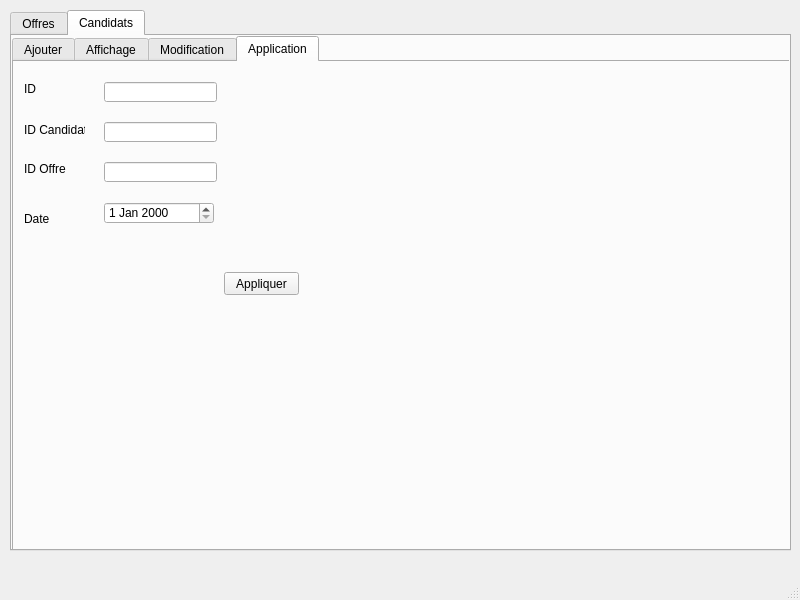
<?xml version="1.0" encoding="UTF-8"?>
<ui version="4.0">
 <class>ratr</class>
 <widget class="QMainWindow" name="ratr">
  <property name="geometry">
   <rect>
    <x>0</x>
    <y>0</y>
    <width>800</width>
    <height>600</height>
   </rect>
  </property>
  <property name="windowTitle">
   <string>ratr</string>
  </property>
  <widget class="QWidget" name="centralwidget">
   <widget class="QTabWidget" name="tabWidget">
    <property name="geometry">
     <rect>
      <x>10</x>
      <y>10</y>
      <width>781</width>
      <height>541</height>
     </rect>
    </property>
    <property name="currentIndex">
     <number>1</number>
    </property>
    <widget class="QWidget" name="tab_3">
     <attribute name="title">
      <string>Offres</string>
     </attribute>
     <widget class="QTabWidget" name="tabWidget_2">
      <property name="geometry">
       <rect>
        <x>0</x>
        <y>0</y>
        <width>771</width>
        <height>511</height>
       </rect>
      </property>
      <property name="currentIndex">
       <number>1</number>
      </property>
      <widget class="QWidget" name="tab_5">
       <attribute name="title">
        <string>Ajouter</string>
       </attribute>
       <widget class="QLabel" name="label">
        <property name="geometry">
         <rect>
          <x>10</x>
          <y>20</y>
          <width>47</width>
          <height>14</height>
         </rect>
        </property>
        <property name="text">
         <string>ID</string>
        </property>
       </widget>
       <widget class="QLabel" name="label_2">
        <property name="geometry">
         <rect>
          <x>10</x>
          <y>50</y>
          <width>47</width>
          <height>14</height>
         </rect>
        </property>
        <property name="text">
         <string>Titre</string>
        </property>
       </widget>
       <widget class="QLabel" name="label_3">
        <property name="geometry">
         <rect>
          <x>10</x>
          <y>80</y>
          <width>61</width>
          <height>16</height>
         </rect>
        </property>
        <property name="text">
         <string>Description</string>
        </property>
       </widget>
       <widget class="QLabel" name="label_4">
        <property name="geometry">
         <rect>
          <x>10</x>
          <y>110</y>
          <width>61</width>
          <height>16</height>
         </rect>
        </property>
        <property name="text">
         <string>Date Posted</string>
        </property>
       </widget>
       <widget class="QLabel" name="label_5">
        <property name="geometry">
         <rect>
          <x>10</x>
          <y>140</y>
          <width>61</width>
          <height>16</height>
         </rect>
        </property>
        <property name="text">
         <string>Exp Posted</string>
        </property>
       </widget>
       <widget class="QLineEdit" name="id_ajout">
        <property name="geometry">
         <rect>
          <x>90</x>
          <y>20</y>
          <width>113</width>
          <height>20</height>
         </rect>
        </property>
       </widget>
       <widget class="QLineEdit" name="titre_ajout">
        <property name="geometry">
         <rect>
          <x>90</x>
          <y>50</y>
          <width>113</width>
          <height>20</height>
         </rect>
        </property>
       </widget>
       <widget class="QLineEdit" name="description_ajout">
        <property name="geometry">
         <rect>
          <x>90</x>
          <y>80</y>
          <width>113</width>
          <height>20</height>
         </rect>
        </property>
       </widget>
       <widget class="QPushButton" name="add">
        <property name="geometry">
         <rect>
          <x>130</x>
          <y>180</y>
          <width>75</width>
          <height>23</height>
         </rect>
        </property>
        <property name="text">
         <string>Ajouter</string>
        </property>
       </widget>
       <widget class="QDateEdit" name="date_posted_ajout">
        <property name="geometry">
         <rect>
          <x>90</x>
          <y>110</y>
          <width>110</width>
          <height>22</height>
         </rect>
        </property>
       </widget>
       <widget class="QDateEdit" name="exp_posted_ajout">
        <property name="geometry">
         <rect>
          <x>90</x>
          <y>140</y>
          <width>110</width>
          <height>22</height>
         </rect>
        </property>
       </widget>
      </widget>
      <widget class="QWidget" name="tab_6">
       <attribute name="title">
        <string>Affichage</string>
       </attribute>
       <widget class="QLineEdit" name="rech">
        <property name="geometry">
         <rect>
          <x>10</x>
          <y>10</y>
          <width>291</width>
          <height>20</height>
         </rect>
        </property>
       </widget>
       <widget class="QPushButton" name="suppr">
        <property name="geometry">
         <rect>
          <x>160</x>
          <y>290</y>
          <width>75</width>
          <height>23</height>
         </rect>
        </property>
        <property name="text">
         <string>Supprimer</string>
        </property>
       </widget>
       <widget class="QLineEdit" name="id_suppr">
        <property name="geometry">
         <rect>
          <x>40</x>
          <y>290</y>
          <width>113</width>
          <height>20</height>
         </rect>
        </property>
       </widget>
       <widget class="QLabel" name="label_8">
        <property name="geometry">
         <rect>
          <x>20</x>
          <y>290</y>
          <width>47</width>
          <height>14</height>
         </rect>
        </property>
        <property name="text">
         <string>ID</string>
        </property>
       </widget>
       <widget class="QPushButton" name="trier">
        <property name="geometry">
         <rect>
          <x>210</x>
          <y>380</y>
          <width>75</width>
          <height>23</height>
         </rect>
        </property>
        <property name="text">
         <string>Trier ID</string>
        </property>
       </widget>
       <widget class="QPushButton" name="stat">
        <property name="geometry">
         <rect>
          <x>430</x>
          <y>380</y>
          <width>75</width>
          <height>23</height>
         </rect>
        </property>
        <property name="text">
         <string>Statistique</string>
        </property>
       </widget>
       <widget class="QPushButton" name="export_2">
        <property name="geometry">
         <rect>
          <x>510</x>
          <y>380</y>
          <width>75</width>
          <height>23</height>
         </rect>
        </property>
        <property name="text">
         <string>Export</string>
        </property>
       </widget>
       <widget class="QPushButton" name="trier_titre">
        <property name="geometry">
         <rect>
          <x>130</x>
          <y>380</y>
          <width>71</width>
          <height>23</height>
         </rect>
        </property>
        <property name="text">
         <string>Trier Titre</string>
        </property>
       </widget>
       <widget class="QPushButton" name="trier_desc">
        <property name="geometry">
         <rect>
          <x>30</x>
          <y>380</y>
          <width>91</width>
          <height>23</height>
         </rect>
        </property>
        <property name="text">
         <string>Trier Desciption</string>
        </property>
       </widget>
       <widget class="QTableView" name="tab_offre">
        <property name="geometry">
         <rect>
          <x>10</x>
          <y>40</y>
          <width>431</width>
          <height>231</height>
         </rect>
        </property>
       </widget>
       <widget class="QLabel" name="label_25">
        <property name="geometry">
         <rect>
          <x>310</x>
          <y>10</y>
          <width>61</width>
          <height>16</height>
         </rect>
        </property>
        <property name="text">
         <string>Recherche</string>
        </property>
       </widget>
       <widget class="QPushButton" name="qrcode">
        <property name="geometry">
         <rect>
          <x>350</x>
          <y>380</y>
          <width>75</width>
          <height>23</height>
         </rect>
        </property>
        <property name="text">
         <string>QR code</string>
        </property>
       </widget>
       <widget class="QLabel" name="qr_code">
        <property name="geometry">
         <rect>
          <x>450</x>
          <y>10</y>
          <width>311</width>
          <height>261</height>
         </rect>
        </property>
        <property name="text">
         <string/>
        </property>
       </widget>
      </widget>
      <widget class="QWidget" name="tab_7">
       <attribute name="title">
        <string>Modification</string>
       </attribute>
       <widget class="QLineEdit" name="id_modif">
        <property name="geometry">
         <rect>
          <x>100</x>
          <y>20</y>
          <width>113</width>
          <height>20</height>
         </rect>
        </property>
       </widget>
       <widget class="QLineEdit" name="titre_modif">
        <property name="geometry">
         <rect>
          <x>100</x>
          <y>60</y>
          <width>113</width>
          <height>20</height>
         </rect>
        </property>
       </widget>
       <widget class="QLineEdit" name="description_modif">
        <property name="geometry">
         <rect>
          <x>100</x>
          <y>100</y>
          <width>113</width>
          <height>20</height>
         </rect>
        </property>
       </widget>
       <widget class="QLabel" name="label_9">
        <property name="geometry">
         <rect>
          <x>20</x>
          <y>20</y>
          <width>47</width>
          <height>14</height>
         </rect>
        </property>
        <property name="text">
         <string>ID</string>
        </property>
       </widget>
       <widget class="QLabel" name="label_10">
        <property name="geometry">
         <rect>
          <x>20</x>
          <y>60</y>
          <width>47</width>
          <height>14</height>
         </rect>
        </property>
        <property name="text">
         <string>Titre</string>
        </property>
       </widget>
       <widget class="QLabel" name="label_11">
        <property name="geometry">
         <rect>
          <x>20</x>
          <y>100</y>
          <width>61</width>
          <height>16</height>
         </rect>
        </property>
        <property name="text">
         <string>Description</string>
        </property>
       </widget>
       <widget class="QLabel" name="label_12">
        <property name="geometry">
         <rect>
          <x>20</x>
          <y>140</y>
          <width>61</width>
          <height>16</height>
         </rect>
        </property>
        <property name="text">
         <string>Date Posted</string>
        </property>
       </widget>
       <widget class="QLabel" name="label_13">
        <property name="geometry">
         <rect>
          <x>20</x>
          <y>180</y>
          <width>61</width>
          <height>16</height>
         </rect>
        </property>
        <property name="text">
         <string>Exp posted</string>
        </property>
       </widget>
       <widget class="QPushButton" name="modif">
        <property name="geometry">
         <rect>
          <x>140</x>
          <y>220</y>
          <width>75</width>
          <height>23</height>
         </rect>
        </property>
        <property name="text">
         <string>Modifier</string>
        </property>
       </widget>
       <widget class="QDateEdit" name="date_posted_modif">
        <property name="geometry">
         <rect>
          <x>100</x>
          <y>140</y>
          <width>110</width>
          <height>22</height>
         </rect>
        </property>
       </widget>
       <widget class="QDateEdit" name="exp_posted_modif">
        <property name="geometry">
         <rect>
          <x>100</x>
          <y>170</y>
          <width>110</width>
          <height>22</height>
         </rect>
        </property>
       </widget>
      </widget>
     </widget>
    </widget>
    <widget class="QWidget" name="tab_4">
     <attribute name="title">
      <string>Candidats</string>
     </attribute>
     <widget class="QTabWidget" name="tabWidget_3">
      <property name="geometry">
       <rect>
        <x>0</x>
        <y>0</y>
        <width>781</width>
        <height>521</height>
       </rect>
      </property>
      <property name="currentIndex">
       <number>3</number>
      </property>
      <widget class="QWidget" name="tab_8">
       <attribute name="title">
        <string>Ajouter</string>
       </attribute>
       <widget class="QLabel" name="label_6">
        <property name="geometry">
         <rect>
          <x>10</x>
          <y>20</y>
          <width>47</width>
          <height>14</height>
         </rect>
        </property>
        <property name="text">
         <string>ID</string>
        </property>
       </widget>
       <widget class="QLabel" name="label_7">
        <property name="geometry">
         <rect>
          <x>10</x>
          <y>50</y>
          <width>47</width>
          <height>14</height>
         </rect>
        </property>
        <property name="text">
         <string>Nom</string>
        </property>
       </widget>
       <widget class="QLabel" name="label_14">
        <property name="geometry">
         <rect>
          <x>10</x>
          <y>80</y>
          <width>47</width>
          <height>14</height>
         </rect>
        </property>
        <property name="text">
         <string>Prenom</string>
        </property>
       </widget>
       <widget class="QLabel" name="label_15">
        <property name="geometry">
         <rect>
          <x>10</x>
          <y>140</y>
          <width>47</width>
          <height>14</height>
         </rect>
        </property>
        <property name="text">
         <string>Resume</string>
        </property>
       </widget>
       <widget class="QLabel" name="label_16">
        <property name="geometry">
         <rect>
          <x>10</x>
          <y>170</y>
          <width>61</width>
          <height>16</height>
         </rect>
        </property>
        <property name="text">
         <string>Numero tel</string>
        </property>
       </widget>
       <widget class="QLineEdit" name="cid_ajout">
        <property name="geometry">
         <rect>
          <x>90</x>
          <y>20</y>
          <width>113</width>
          <height>20</height>
         </rect>
        </property>
       </widget>
       <widget class="QLineEdit" name="cnom_ajout">
        <property name="geometry">
         <rect>
          <x>90</x>
          <y>50</y>
          <width>113</width>
          <height>20</height>
         </rect>
        </property>
       </widget>
       <widget class="QLineEdit" name="cprenom_ajout">
        <property name="geometry">
         <rect>
          <x>90</x>
          <y>80</y>
          <width>113</width>
          <height>20</height>
         </rect>
        </property>
       </widget>
       <widget class="QLineEdit" name="cresume_ajout">
        <property name="geometry">
         <rect>
          <x>90</x>
          <y>140</y>
          <width>113</width>
          <height>20</height>
         </rect>
        </property>
       </widget>
       <widget class="QLineEdit" name="ctel_ajout">
        <property name="geometry">
         <rect>
          <x>90</x>
          <y>170</y>
          <width>113</width>
          <height>20</height>
         </rect>
        </property>
       </widget>
       <widget class="QPushButton" name="cadd">
        <property name="geometry">
         <rect>
          <x>130</x>
          <y>200</y>
          <width>75</width>
          <height>23</height>
         </rect>
        </property>
        <property name="text">
         <string>Ajouter</string>
        </property>
       </widget>
       <widget class="QLabel" name="label_23">
        <property name="geometry">
         <rect>
          <x>10</x>
          <y>110</y>
          <width>47</width>
          <height>14</height>
         </rect>
        </property>
        <property name="text">
         <string>Email</string>
        </property>
       </widget>
       <widget class="QLineEdit" name="cemail_ajout">
        <property name="geometry">
         <rect>
          <x>90</x>
          <y>110</y>
          <width>113</width>
          <height>20</height>
         </rect>
        </property>
       </widget>
      </widget>
      <widget class="QWidget" name="tab_9">
       <attribute name="title">
        <string>Affichage</string>
       </attribute>
       <widget class="QLineEdit" name="crech">
        <property name="geometry">
         <rect>
          <x>10</x>
          <y>10</y>
          <width>251</width>
          <height>20</height>
         </rect>
        </property>
       </widget>
       <widget class="QLabel" name="label_17">
        <property name="geometry">
         <rect>
          <x>10</x>
          <y>290</y>
          <width>47</width>
          <height>14</height>
         </rect>
        </property>
        <property name="text">
         <string>ID</string>
        </property>
       </widget>
       <widget class="QLineEdit" name="cid_suppr">
        <property name="geometry">
         <rect>
          <x>30</x>
          <y>290</y>
          <width>113</width>
          <height>20</height>
         </rect>
        </property>
       </widget>
       <widget class="QPushButton" name="csuppr">
        <property name="geometry">
         <rect>
          <x>160</x>
          <y>290</y>
          <width>75</width>
          <height>23</height>
         </rect>
        </property>
        <property name="text">
         <string>Supprimer</string>
        </property>
       </widget>
       <widget class="QPushButton" name="ctrier_prenom">
        <property name="geometry">
         <rect>
          <x>340</x>
          <y>290</y>
          <width>75</width>
          <height>23</height>
         </rect>
        </property>
        <property name="text">
         <string>Trier Prenom</string>
        </property>
       </widget>
       <widget class="QPushButton" name="ctrier_nom">
        <property name="geometry">
         <rect>
          <x>430</x>
          <y>290</y>
          <width>75</width>
          <height>23</height>
         </rect>
        </property>
        <property name="text">
         <string>Trier Nom</string>
        </property>
       </widget>
       <widget class="QPushButton" name="ctrier">
        <property name="geometry">
         <rect>
          <x>520</x>
          <y>290</y>
          <width>75</width>
          <height>23</height>
         </rect>
        </property>
        <property name="text">
         <string>Trier ID</string>
        </property>
       </widget>
       <widget class="QPushButton" name="cexport_2">
        <property name="geometry">
         <rect>
          <x>530</x>
          <y>380</y>
          <width>75</width>
          <height>23</height>
         </rect>
        </property>
        <property name="text">
         <string>Export</string>
        </property>
       </widget>
       <widget class="QPushButton" name="cstat">
        <property name="geometry">
         <rect>
          <x>440</x>
          <y>380</y>
          <width>75</width>
          <height>23</height>
         </rect>
        </property>
        <property name="text">
         <string>Statistique</string>
        </property>
       </widget>
       <widget class="QTableView" name="tab_candidat">
        <property name="geometry">
         <rect>
          <x>10</x>
          <y>40</y>
          <width>601</width>
          <height>241</height>
         </rect>
        </property>
       </widget>
       <widget class="QLabel" name="label_26">
        <property name="geometry">
         <rect>
          <x>280</x>
          <y>10</y>
          <width>61</width>
          <height>16</height>
         </rect>
        </property>
        <property name="text">
         <string>Recherche</string>
        </property>
       </widget>
      </widget>
      <widget class="QWidget" name="tab_10">
       <attribute name="title">
        <string>Modification</string>
       </attribute>
       <widget class="QLineEdit" name="cid_modif">
        <property name="geometry">
         <rect>
          <x>100</x>
          <y>20</y>
          <width>113</width>
          <height>20</height>
         </rect>
        </property>
       </widget>
       <widget class="QLineEdit" name="cnom_modif">
        <property name="geometry">
         <rect>
          <x>100</x>
          <y>50</y>
          <width>113</width>
          <height>20</height>
         </rect>
        </property>
       </widget>
       <widget class="QLineEdit" name="cprenom_modif">
        <property name="geometry">
         <rect>
          <x>100</x>
          <y>80</y>
          <width>113</width>
          <height>20</height>
         </rect>
        </property>
       </widget>
       <widget class="QLineEdit" name="cresume_modif">
        <property name="geometry">
         <rect>
          <x>100</x>
          <y>140</y>
          <width>113</width>
          <height>20</height>
         </rect>
        </property>
       </widget>
       <widget class="QLineEdit" name="ctel_modif">
        <property name="geometry">
         <rect>
          <x>100</x>
          <y>170</y>
          <width>113</width>
          <height>20</height>
         </rect>
        </property>
       </widget>
       <widget class="QLabel" name="label_18">
        <property name="geometry">
         <rect>
          <x>10</x>
          <y>20</y>
          <width>47</width>
          <height>14</height>
         </rect>
        </property>
        <property name="text">
         <string>ID</string>
        </property>
       </widget>
       <widget class="QLabel" name="label_19">
        <property name="geometry">
         <rect>
          <x>10</x>
          <y>50</y>
          <width>47</width>
          <height>14</height>
         </rect>
        </property>
        <property name="text">
         <string>Nom</string>
        </property>
       </widget>
       <widget class="QLabel" name="label_20">
        <property name="geometry">
         <rect>
          <x>10</x>
          <y>80</y>
          <width>47</width>
          <height>14</height>
         </rect>
        </property>
        <property name="text">
         <string>Prenom</string>
        </property>
       </widget>
       <widget class="QLabel" name="label_21">
        <property name="geometry">
         <rect>
          <x>10</x>
          <y>140</y>
          <width>47</width>
          <height>14</height>
         </rect>
        </property>
        <property name="text">
         <string>Resume</string>
        </property>
       </widget>
       <widget class="QLabel" name="label_22">
        <property name="geometry">
         <rect>
          <x>10</x>
          <y>170</y>
          <width>71</width>
          <height>16</height>
         </rect>
        </property>
        <property name="text">
         <string>Numero Tel</string>
        </property>
       </widget>
       <widget class="QPushButton" name="cmodif">
        <property name="geometry">
         <rect>
          <x>140</x>
          <y>210</y>
          <width>75</width>
          <height>23</height>
         </rect>
        </property>
        <property name="text">
         <string>Modifer</string>
        </property>
       </widget>
       <widget class="QLineEdit" name="cemail_modif">
        <property name="geometry">
         <rect>
          <x>100</x>
          <y>110</y>
          <width>113</width>
          <height>20</height>
         </rect>
        </property>
       </widget>
       <widget class="QLabel" name="label_24">
        <property name="geometry">
         <rect>
          <x>10</x>
          <y>110</y>
          <width>47</width>
          <height>14</height>
         </rect>
        </property>
        <property name="text">
         <string>Email</string>
        </property>
       </widget>
      </widget>
      <widget class="QWidget" name="tab_2">
       <attribute name="title">
        <string>Application</string>
       </attribute>
       <widget class="QPushButton" name="appliquer">
        <property name="geometry">
         <rect>
          <x>210</x>
          <y>210</y>
          <width>75</width>
          <height>23</height>
         </rect>
        </property>
        <property name="text">
         <string>Appliquer</string>
        </property>
       </widget>
       <widget class="QLabel" name="label_27">
        <property name="geometry">
         <rect>
          <x>10</x>
          <y>20</y>
          <width>47</width>
          <height>14</height>
         </rect>
        </property>
        <property name="text">
         <string>ID</string>
        </property>
       </widget>
       <widget class="QLineEdit" name="id_app">
        <property name="geometry">
         <rect>
          <x>90</x>
          <y>20</y>
          <width>113</width>
          <height>20</height>
         </rect>
        </property>
       </widget>
       <widget class="QLabel" name="label_28">
        <property name="geometry">
         <rect>
          <x>10</x>
          <y>100</y>
          <width>47</width>
          <height>14</height>
         </rect>
        </property>
        <property name="text">
         <string>ID Offre</string>
        </property>
       </widget>
       <widget class="QLineEdit" name="idoffre_app">
        <property name="geometry">
         <rect>
          <x>90</x>
          <y>100</y>
          <width>113</width>
          <height>20</height>
         </rect>
        </property>
       </widget>
       <widget class="QLabel" name="label_29">
        <property name="geometry">
         <rect>
          <x>10</x>
          <y>150</y>
          <width>47</width>
          <height>14</height>
         </rect>
        </property>
        <property name="text">
         <string>Date</string>
        </property>
       </widget>
       <widget class="QDateEdit" name="date_app">
        <property name="geometry">
         <rect>
          <x>90</x>
          <y>140</y>
          <width>110</width>
          <height>22</height>
         </rect>
        </property>
       </widget>
       <widget class="QLineEdit" name="idcan_app">
        <property name="geometry">
         <rect>
          <x>90</x>
          <y>60</y>
          <width>113</width>
          <height>20</height>
         </rect>
        </property>
       </widget>
       <widget class="QLabel" name="label_30">
        <property name="geometry">
         <rect>
          <x>10</x>
          <y>60</y>
          <width>61</width>
          <height>16</height>
         </rect>
        </property>
        <property name="text">
         <string>ID Candidat</string>
        </property>
       </widget>
      </widget>
     </widget>
    </widget>
   </widget>
  </widget>
  <widget class="QMenuBar" name="menubar">
   <property name="geometry">
    <rect>
     <x>0</x>
     <y>0</y>
     <width>800</width>
     <height>22</height>
    </rect>
   </property>
  </widget>
  <widget class="QStatusBar" name="statusbar"/>
 </widget>
 <resources/>
 <connections/>
</ui>
